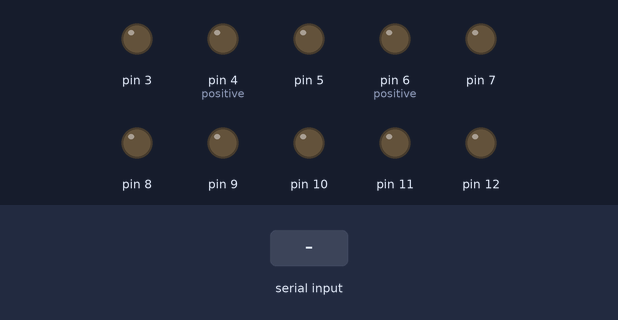
Simulated run of this sketch. Board: Arduino Uno, built with avr-gcc and run on an emulated ATmega328P. Shown: output pins drawn as LEDs (lit = HIGH). The inputs (shaded band) are chosen by the test bench.

Above: at 1.2 s.
1.3 s: "w" received over Serial
At 2.5 s:
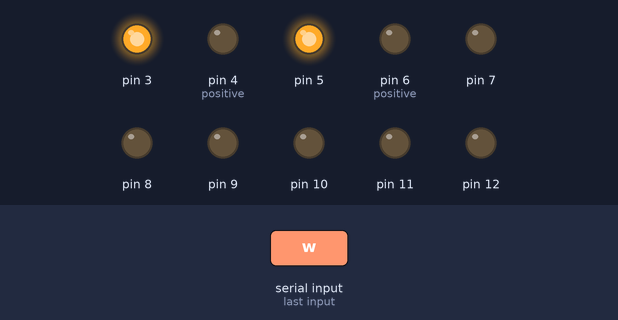
2.8 s: "s" received over Serial
At 3.7 s:
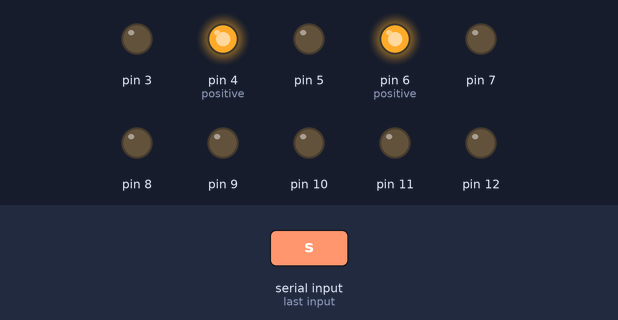
4.3 s: "a" received over Serial
At 4.9 s:
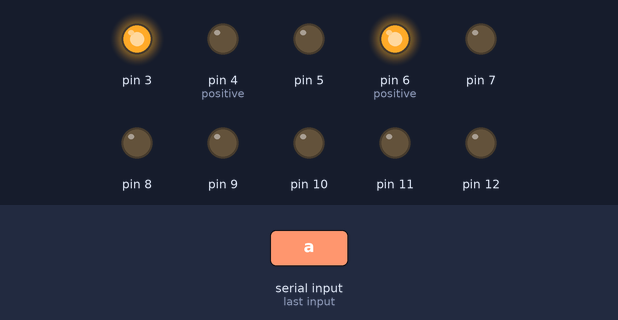
5.8 s: "d" received over Serial
At 7.0 s:
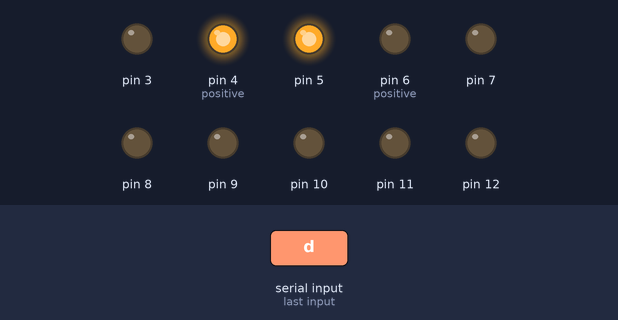
7.3 s: "1" received over Serial
At 8.3 s:
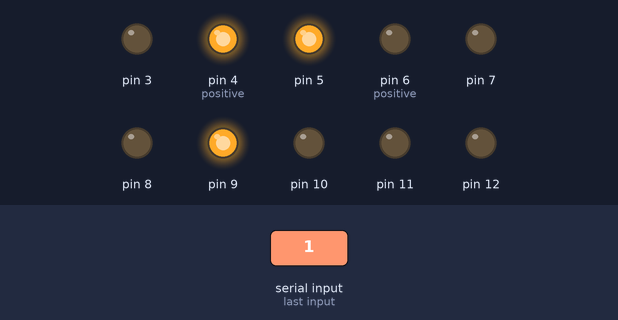
8.8 s: "2" received over Serial
At 10.6 s:
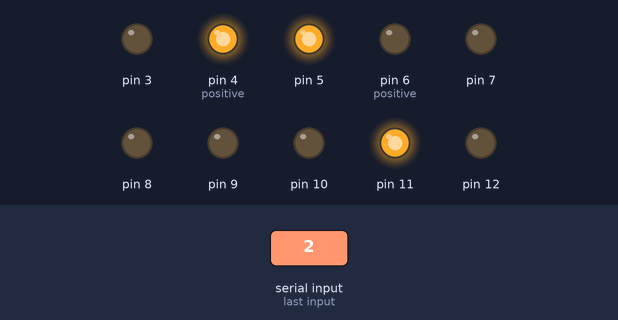
Timing chart, 0 to 14.8 s (numbered marks = the images above; inputs shaded):
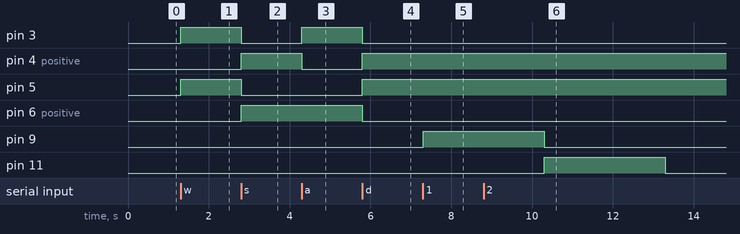

The sketch:

Pixelate.ino
```cpp
void setup()
{
   Serial.begin(9600);
   pinMode(3,OUTPUT);
   pinMode(4,OUTPUT);        //positive
   pinMode(5,OUTPUT);
   pinMode(6,OUTPUT);        //positive
   pinMode(7,OUTPUT);
   pinMode(8,OUTPUT);
   pinMode(9,OUTPUT);
   pinMode(10,OUTPUT);
   pinMode(11,OUTPUT);
   pinMode(12,OUTPUT);
}


void loop()
{

  char movekey = 'p';
  if(Serial.available()){
      movekey = Serial.read();
  }
  if (movekey=='w')
    {
      forward();

    }
   else if (movekey=='s')
   {
    reverse();

   }


   else if (movekey=='a')
   {
    turnleft();

   }


   else if (movekey=='d')
   {
    turnright();

   }


else if (movekey=='u')
   {
    motorstop();

   }
   else if (movekey=='1')
   {
    digitalWrite(9,HIGH);
    digitalWrite(10,LOW);
    delay(3000);
    digitalWrite(9,LOW);
    digitalWrite(10,LOW);

   }
    else if (movekey=='2')
   {
    digitalWrite(11,HIGH);
    digitalWrite(12,LOW);
    delay(3000);
    digitalWrite(11,LOW);
    digitalWrite(12,LOW);
   }
    else if (movekey=='3')
   {
    digitalWrite(7,HIGH);
    digitalWrite(8,LOW);
   }
     else if (movekey=='4')
     {
    digitalWrite(7,LOW);
    digitalWrite(8,LOW);
   }
}

//creating functions
void forward()
{
  digitalWrite(3,HIGH);
digitalWrite(4,LOW);
digitalWrite(5,HIGH);
digitalWrite(6,LOW);

}
void reverse()
{
   digitalWrite(3,LOW);
digitalWrite(4,HIGH);
digitalWrite(5,LOW);
digitalWrite(6,HIGH);

}
void turnleft()
{
  digitalWrite(6,HIGH);//2
  digitalWrite(5,LOW);//3

  digitalWrite(3,HIGH);//9
  digitalWrite(4,LOW);//8

}
void turnright()
{
  digitalWrite(5,HIGH);
  digitalWrite(6,LOW);

  digitalWrite(3,LOW);
  digitalWrite(4,HIGH);

}
void motorstop()
{
  digitalWrite(3,LOW);
  digitalWrite(4,LOW);

  digitalWrite(5,LOW);
  digitalWrite(6,LOW);

}
```

Measured:
- after the input at 1.3 s, pin 3, pin 5: LOW → HIGH at once
- after the input at 2.8 s, pin 3, pin 5: HIGH → LOW at once; pin 4 (positive), pin 6 (positive): LOW → HIGH at once
- after the input at 4.3 s, pin 3: LOW → HIGH at once; pin 4 (positive): HIGH → LOW at once
- after the input at 5.8 s, pin 3, pin 6 (positive): HIGH → LOW at once; pin 4 (positive), pin 5: LOW → HIGH at once
- after the input at 7.3 s, pin 9: LOW → HIGH at once
- after the input at 8.8 s, pin 11: LOW → HIGH after 1.5 s, → LOW 3.0 s later
